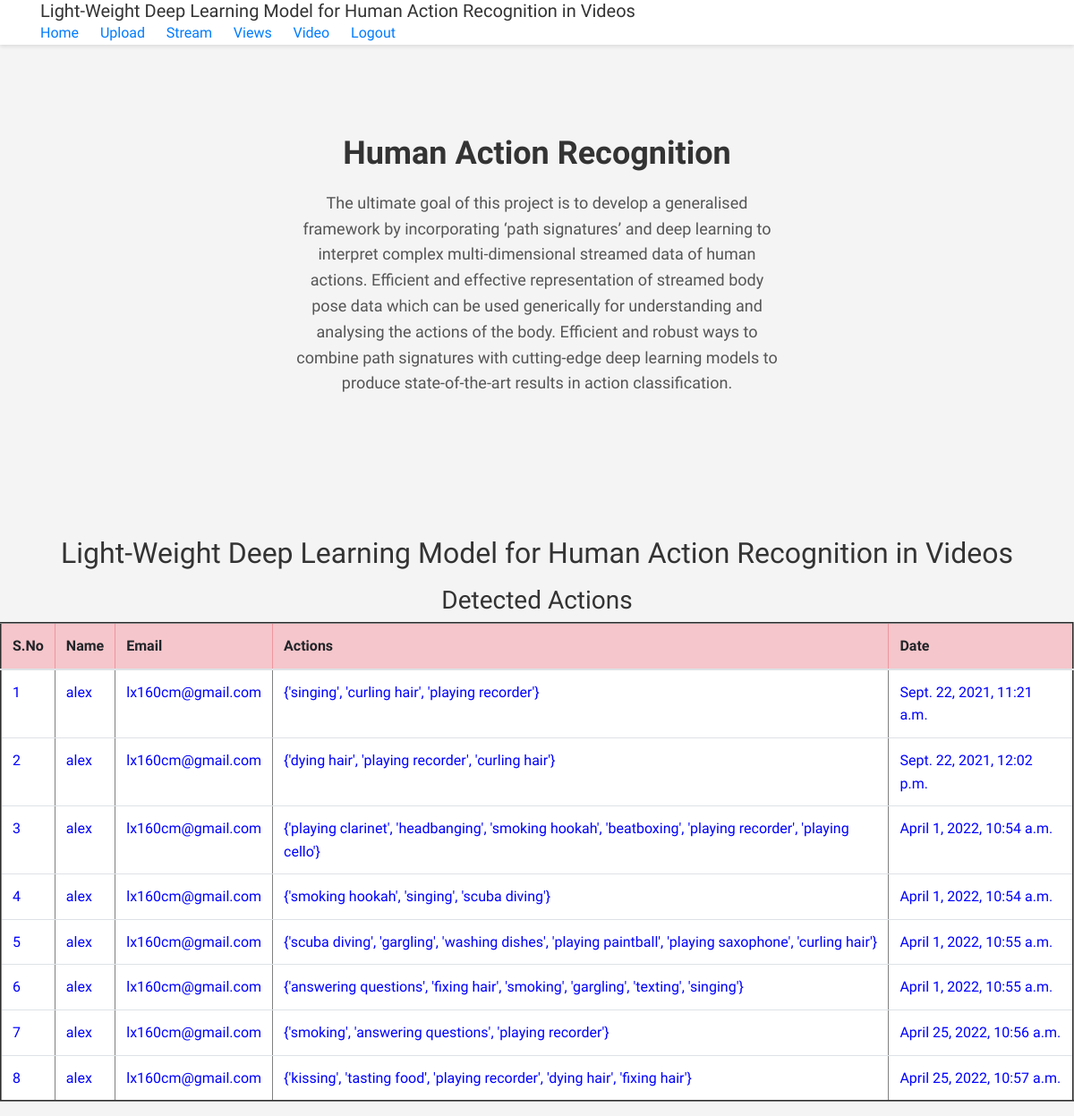
The app's page /UserActionsViews/ (signed in) with its own data.
### users/models.py (models this page shows, shortened)
class UserActionsModel(models.Model):
    name = models.CharField(max_length=100)
    login_user = models.CharField(max_length=100)
    email = models.CharField(max_length=100)
    actions = models.CharField(max_length=100)
    c_date = models.DateTimeField()
    class Meta:
        db_table = 'UserActions'

### users/views.py (the view)
# urls.py: path("UserActionsViews/", usr.UserActionsViews, name="UserActionsViews"),
def UserActionsViews(request):
    login_user = request.session['loginid']
    data = UserActionsModel.objects.filter(login_user=login_user)
    return render(request, 'users/UserActionViews.html', {'data': data})

### assets/templates/users/UserActionViews.html
{% extends 'users/userbase.html'%}
{%block contents%}
 <section id="intro">
    <div class="intro-text">
      <p><h2 align="center">Light-Weight Deep Learning Model for Human
        Action Recognition in Videos</h2></p>
        <div align="center">
            <h3>Detected Actions</h3>
              <table border="2px" class="table table-hover">
                    <thead>
                    <tr class="table-danger">
                        <th scope="col">S.No</th>
                        <th scope="col">Name</th>
                        <th scope="col">Email</th>
                        <th scope="col">Actions</th>
                        <th scope="col">Date</th>
                    </tr>
                    </thead>
                    <tbody>
                    {% for i in data %}
                    <tr scope="row" style="color: BLUE; background-color:White">
                        <td>{{forloop.counter}}</td>
                        <td>{{i.name}}</td>
                        <td>{{i.email}}</td>
                        <td>{{i.actions}}</td>
                        <td>{{i.c_date}}</td>
                    {% endfor %}
                    </tbody>
                </table>
        </div>
    </div>
  </section>
{%endblock%}

### assets/templates/users/userbase.html (style rules this page uses)
body { font-family: 'Raleway', sans-serif; background-color: #f4f4f4; color: #333; line-height: 1.6; }

### records on screen
UserActionsModel: name "alex", email "lx160cm@gmail.com", actions "{'singing', 'curling hair', 'playing recorder'}", c_date "Sept. 22, 2021, 11:21 a.m."
UserActionsModel: name "alex", email "lx160cm@gmail.com", actions "{'dying hair', 'playing recorder', 'curling hair'}", c_date "Sept. 22, 2021, 12:02 p.m."
UserActionsModel: name "alex", email "lx160cm@gmail.com", actions "{'playing clarinet', 'headbanging', 'smoking hookah', 'beatboxing', 'playing recorder', 'playing cello'}", c_date "April 1, 2022, 10:54 a.m."
UserActionsModel: name "alex", email "lx160cm@gmail.com", actions "{'smoking hookah', 'singing', 'scuba diving'}", c_date "April 1, 2022, 10:54 a.m."
UserActionsModel: name "alex", email "lx160cm@gmail.com", actions "{'scuba diving', 'gargling', 'washing dishes', 'playing paintball', 'playing saxophone', 'curling hair'}", c_date "April 1, 2022, 10:55 a.m."
UserActionsModel: name "alex", email "lx160cm@gmail.com", actions "{'answering questions', 'fixing hair', 'smoking', 'gargling', 'texting', 'singing'}", c_date "April 1, 2022, 10:55 a.m."
UserActionsModel: name "alex", email "lx160cm@gmail.com", actions "{'smoking', 'answering questions', 'playing recorder'}", c_date "April 25, 2022, 10:56 a.m."
UserActionsModel: name "alex", email "lx160cm@gmail.com", actions "{'kissing', 'tasting food', 'playing recorder', 'dying hair', 'fixing hair'}", c_date "April 25, 2022, 10:57 a.m."
